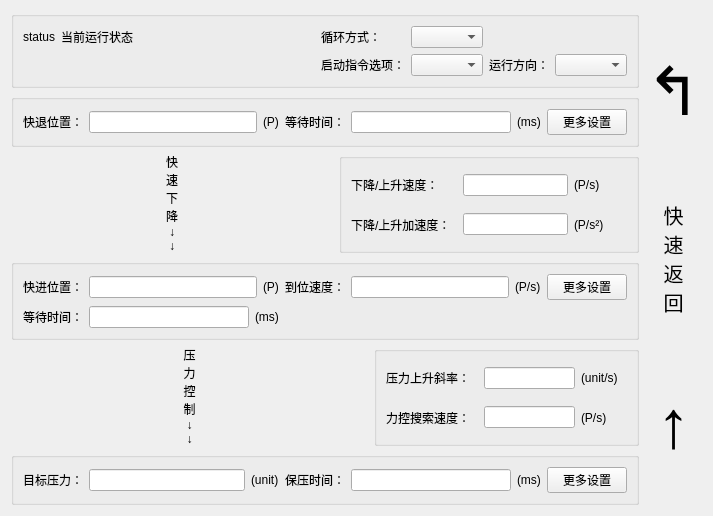
<?xml version="1.0" encoding="UTF-8"?>
<ui version="4.0">
 <class>Form</class>
 <widget class="QWidget" name="Form">
  <property name="geometry">
   <rect>
    <x>0</x>
    <y>0</y>
    <width>713</width>
    <height>441</height>
   </rect>
  </property>
  <property name="windowTitle">
   <string>Form</string>
  </property>
  <layout class="QHBoxLayout" name="horizontalLayout_14">
   <item>
    <layout class="QVBoxLayout" name="verticalLayout_4">
     <item>
      <widget class="QGroupBox" name="groupBox_6">
       <property name="title">
        <string/>
       </property>
       <layout class="QGridLayout" name="gridLayout_2">
        <item row="1" column="6">
         <widget class="QComboBox" name="cb_dir"/>
        </item>
        <item row="0" column="2">
         <spacer name="horizontalSpacer">
          <property name="orientation">
           <enum>Qt::Horizontal</enum>
          </property>
          <property name="sizeHint" stdset="0">
           <size>
            <width>237</width>
            <height>18</height>
           </size>
          </property>
         </spacer>
        </item>
        <item row="1" column="3">
         <widget class="QLabel" name="label_4">
          <property name="text">
           <string>启动指令选项：</string>
          </property>
         </widget>
        </item>
        <item row="0" column="1">
         <widget class="QLabel" name="label_2">
          <property name="text">
           <string>当前运行状态</string>
          </property>
         </widget>
        </item>
        <item row="1" column="5">
         <widget class="QLabel" name="lb_dir">
          <property name="text">
           <string>运行方向：</string>
          </property>
         </widget>
        </item>
        <item row="0" column="0">
         <widget class="QLabel" name="label">
          <property name="text">
           <string>status</string>
          </property>
         </widget>
        </item>
        <item row="1" column="4">
         <widget class="QComboBox" name="cb_option"/>
        </item>
        <item row="0" column="3">
         <widget class="QLabel" name="label_3">
          <property name="text">
           <string>循环方式：</string>
          </property>
         </widget>
        </item>
        <item row="0" column="4">
         <widget class="QComboBox" name="comboBox"/>
        </item>
       </layout>
      </widget>
     </item>
     <item>
      <widget class="QGroupBox" name="groupBox">
       <property name="title">
        <string/>
       </property>
       <layout class="QHBoxLayout" name="horizontalLayout_4">
        <item>
         <layout class="QHBoxLayout" name="horizontalLayout">
          <item>
           <widget class="QLabel" name="lb_up_pos">
            <property name="text">
             <string>快退位置：</string>
            </property>
           </widget>
          </item>
          <item>
           <widget class="QLineEdit" name="le_up_pos">
            <property name="text">
             <string/>
            </property>
           </widget>
          </item>
          <item>
           <widget class="QLabel" name="lb_up_pos_unit">
            <property name="text">
             <string>(P)</string>
            </property>
           </widget>
          </item>
         </layout>
        </item>
        <item>
         <layout class="QHBoxLayout" name="wait_time_layout">
          <item>
           <widget class="QLabel" name="lb_wait_time_0">
            <property name="text">
             <string>等待时间：</string>
            </property>
           </widget>
          </item>
          <item>
           <widget class="QLineEdit" name="le_wait_time_0"/>
          </item>
          <item>
           <widget class="QLabel" name="lb_wait_time_unit_0">
            <property name="text">
             <string>(ms)</string>
            </property>
           </widget>
          </item>
         </layout>
        </item>
        <item>
         <widget class="QPushButton" name="btn_more_setting_1">
          <property name="text">
           <string>更多设置</string>
          </property>
         </widget>
        </item>
       </layout>
      </widget>
     </item>
     <item>
      <layout class="QHBoxLayout" name="horizontalLayout_12" stretch="2,5">
       <item>
        <widget class="QLabel" name="label_9">
         <property name="text">
          <string>快
速
下
降
↓
↓</string>
         </property>
         <property name="alignment">
          <set>Qt::AlignCenter</set>
         </property>
        </widget>
       </item>
       <item>
        <widget class="QGroupBox" name="groupBox_4">
         <property name="maximumSize">
          <size>
           <width>300</width>
           <height>16777215</height>
          </size>
         </property>
         <property name="title">
          <string/>
         </property>
         <layout class="QVBoxLayout" name="verticalLayout">
          <item>
           <layout class="QHBoxLayout" name="horizontalLayout_8" stretch="2,2,1">
            <item>
             <widget class="QLabel" name="lb_speed">
              <property name="text">
               <string>下降/上升速度：</string>
              </property>
             </widget>
            </item>
            <item>
             <widget class="QLineEdit" name="le_speed">
              <property name="text">
               <string/>
              </property>
             </widget>
            </item>
            <item>
             <widget class="QLabel" name="lb_speed_unit">
              <property name="text">
               <string>(P/s)</string>
              </property>
             </widget>
            </item>
           </layout>
          </item>
          <item>
           <layout class="QHBoxLayout" name="horizontalLayout_9" stretch="2,2,1">
            <item>
             <widget class="QLabel" name="lb_acc">
              <property name="text">
               <string>下降/上升加速度：</string>
              </property>
             </widget>
            </item>
            <item>
             <widget class="QLineEdit" name="le_acc">
              <property name="text">
               <string/>
              </property>
             </widget>
            </item>
            <item>
             <widget class="QLabel" name="lb_acc_unit">
              <property name="text">
               <string>(P/s²)</string>
              </property>
             </widget>
            </item>
           </layout>
          </item>
         </layout>
        </widget>
       </item>
      </layout>
     </item>
     <item>
      <widget class="QGroupBox" name="groupBox_2">
       <property name="title">
        <string/>
       </property>
       <layout class="QGridLayout" name="gridLayout">
        <item row="0" column="0">
         <layout class="QHBoxLayout" name="horizontalLayout_2">
          <item>
           <widget class="QLabel" name="lb_low_pos">
            <property name="text">
             <string>快进位置：</string>
            </property>
           </widget>
          </item>
          <item>
           <widget class="QLineEdit" name="le_low_pos">
            <property name="text">
             <string/>
            </property>
           </widget>
          </item>
          <item>
           <widget class="QLabel" name="lb_low_pos_unit">
            <property name="text">
             <string>(P)</string>
            </property>
           </widget>
          </item>
         </layout>
        </item>
        <item row="0" column="1">
         <layout class="QHBoxLayout" name="horizontalLayout_15">
          <item>
           <widget class="QLabel" name="lb_reach_pos_vel">
            <property name="text">
             <string>到位速度：</string>
            </property>
           </widget>
          </item>
          <item>
           <widget class="QLineEdit" name="le_reach_pos_vel"/>
          </item>
          <item>
           <widget class="QLabel" name="lb_reach_pos_vel_unit">
            <property name="text">
             <string>(P/s)</string>
            </property>
           </widget>
          </item>
         </layout>
        </item>
        <item row="0" column="3">
         <widget class="QPushButton" name="btn_more_setting_2">
          <property name="text">
           <string>更多设置</string>
          </property>
         </widget>
        </item>
        <item row="1" column="0">
         <layout class="QHBoxLayout" name="wait_time_layout_2">
          <item>
           <widget class="QLabel" name="lb_wait_time_1">
            <property name="text">
             <string>等待时间：</string>
            </property>
           </widget>
          </item>
          <item>
           <widget class="QLineEdit" name="le_wait_time_1"/>
          </item>
          <item>
           <widget class="QLabel" name="lb_wait_time_unit_1">
            <property name="text">
             <string>(ms)</string>
            </property>
           </widget>
          </item>
         </layout>
        </item>
       </layout>
      </widget>
     </item>
     <item>
      <layout class="QHBoxLayout" name="horizontalLayout_13" stretch="2,0">
       <item>
        <widget class="QLabel" name="label_10">
         <property name="text">
          <string>压
力
控
制
↓
↓</string>
         </property>
         <property name="alignment">
          <set>Qt::AlignCenter</set>
         </property>
        </widget>
       </item>
       <item>
        <widget class="QGroupBox" name="groupBox_5">
         <property name="maximumSize">
          <size>
           <width>300</width>
           <height>16777215</height>
          </size>
         </property>
         <property name="title">
          <string/>
         </property>
         <layout class="QVBoxLayout" name="verticalLayout_2">
          <item>
           <layout class="QHBoxLayout" name="horizontalLayout_7" stretch="2,2,1">
            <item>
             <widget class="QLabel" name="lb_force_slope">
              <property name="text">
               <string>压力上升斜率：</string>
              </property>
             </widget>
            </item>
            <item>
             <widget class="QLineEdit" name="le_force_slope">
              <property name="text">
               <string/>
              </property>
             </widget>
            </item>
            <item>
             <widget class="QLabel" name="lb_force_slope_unit">
              <property name="text">
               <string>(unit/s)</string>
              </property>
             </widget>
            </item>
           </layout>
          </item>
          <item>
           <layout class="QHBoxLayout" name="horizontalLayout_11" stretch="2,2,1">
            <item>
             <widget class="QLabel" name="l_search_speed">
              <property name="text">
               <string>力控搜索速度：</string>
              </property>
             </widget>
            </item>
            <item>
             <widget class="QLineEdit" name="le_search_speed"/>
            </item>
            <item>
             <widget class="QLabel" name="lb_search_speed_unit">
              <property name="text">
               <string>(P/s)</string>
              </property>
             </widget>
            </item>
           </layout>
          </item>
         </layout>
        </widget>
       </item>
      </layout>
     </item>
     <item>
      <widget class="QGroupBox" name="groupBox_3">
       <property name="title">
        <string/>
       </property>
       <layout class="QHBoxLayout" name="horizontalLayout_6">
        <item>
         <layout class="QHBoxLayout" name="horizontalLayout_3">
          <item>
           <widget class="QLabel" name="lb_target_force">
            <property name="text">
             <string>目标压力：</string>
            </property>
           </widget>
          </item>
          <item>
           <widget class="QLineEdit" name="le_target_force"/>
          </item>
          <item>
           <widget class="QLabel" name="lb_force_unit">
            <property name="text">
             <string>(unit)</string>
            </property>
           </widget>
          </item>
         </layout>
        </item>
        <item>
         <layout class="QHBoxLayout" name="wait_time_layout_3">
          <item>
           <widget class="QLabel" name="lb_wait_time_2">
            <property name="text">
             <string>保压时间：</string>
            </property>
           </widget>
          </item>
          <item>
           <widget class="QLineEdit" name="le_wait_time_2"/>
          </item>
          <item>
           <widget class="QLabel" name="lb_wait_time_unit_2">
            <property name="text">
             <string>(ms)</string>
            </property>
           </widget>
          </item>
         </layout>
        </item>
        <item>
         <widget class="QPushButton" name="btn_more_setting_3">
          <property name="text">
           <string>更多设置</string>
          </property>
         </widget>
        </item>
       </layout>
      </widget>
     </item>
    </layout>
   </item>
   <item>
    <layout class="QVBoxLayout" name="verticalLayout_3">
     <item>
      <widget class="QLabel" name="label_12">
       <property name="font">
        <font>
         <pointsize>50</pointsize>
        </font>
       </property>
       <property name="text">
        <string>↰</string>
       </property>
       <property name="alignment">
        <set>Qt::AlignCenter</set>
       </property>
      </widget>
     </item>
     <item>
      <widget class="QLabel" name="label_11">
       <property name="font">
        <font>
         <pointsize>15</pointsize>
        </font>
       </property>
       <property name="text">
        <string>快
速
返
回</string>
       </property>
       <property name="alignment">
        <set>Qt::AlignCenter</set>
       </property>
      </widget>
     </item>
     <item>
      <widget class="QLabel" name="label_13">
       <property name="font">
        <font>
         <pointsize>50</pointsize>
        </font>
       </property>
       <property name="text">
        <string>↑</string>
       </property>
       <property name="alignment">
        <set>Qt::AlignCenter</set>
       </property>
      </widget>
     </item>
    </layout>
   </item>
  </layout>
 </widget>
 <resources/>
 <connections/>
</ui>
